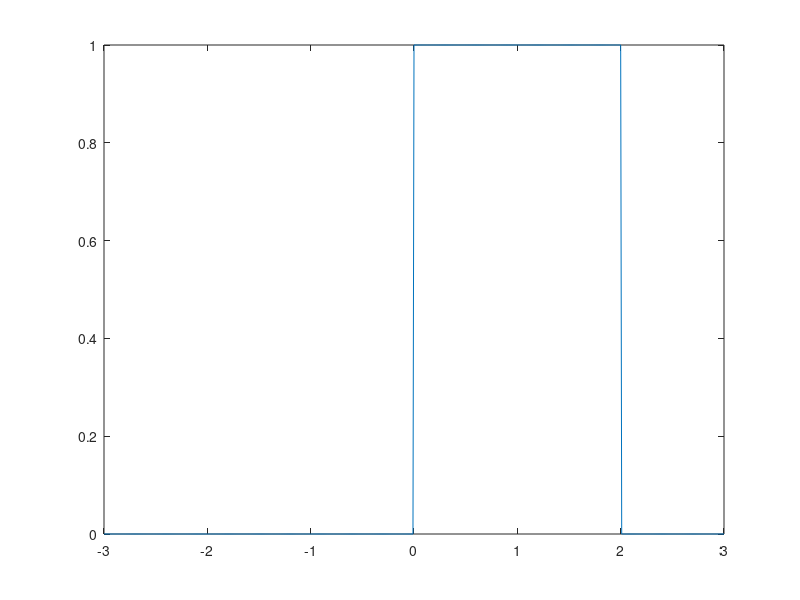
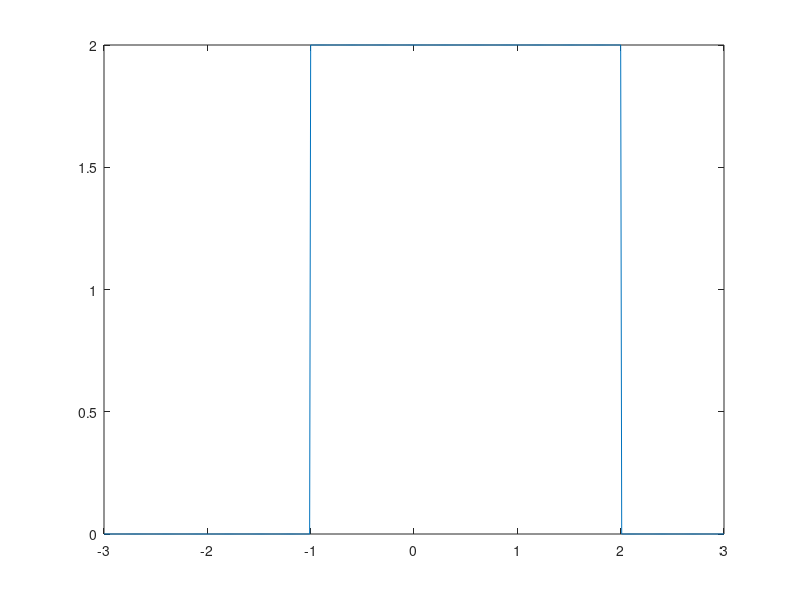
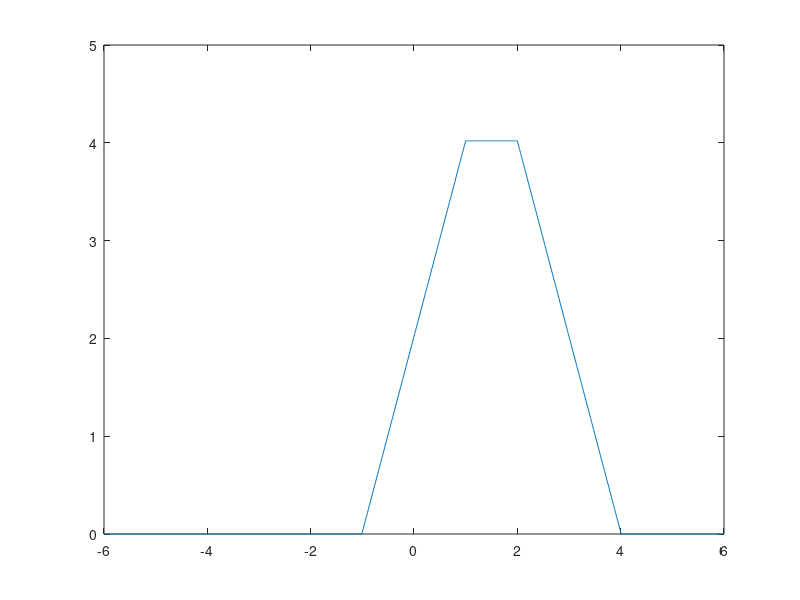

Here is the MATLAB script that generated these plots, in order:
clc; clear all; close all;
tstep=0.01;
tstart=-3;
tend=3;
t=tstart:tstep:tend;

%x1(t) Function
for m=1:1:length(t)
    if (t(m) >= 0)&&(t(m) <= 2)
        x1(m) = 1;
    else
        x1(m) = 0;
    end
end
figure; plot(t,x1);

%x2(t) Function
for m=1:1:length(t)
    if (t(m) >= -1)&&(t(m) <= 2)
        x2(m) = 2;
    else
        x2(m) = 0;
    end
end
figure; plot(t,x2);

y = conv(x1,x2)
y = y.*tstep
t_2x=(tstart*2):tstep:(tend*2);
figure; plot(t_2x,y)

%------------------
% fs = 6000; %has to be 2 times the biggest freq component
% n = fs.*t;
% 
% OM = 0:0.005:pi;
% 
% Y = exp(-j*OM'*n)*y';
% fq = OM*fs/(2*pi);
% figure;
% plot(fq,abs(Y))
% figure;
% plot(fq,angle(Y))
% 
